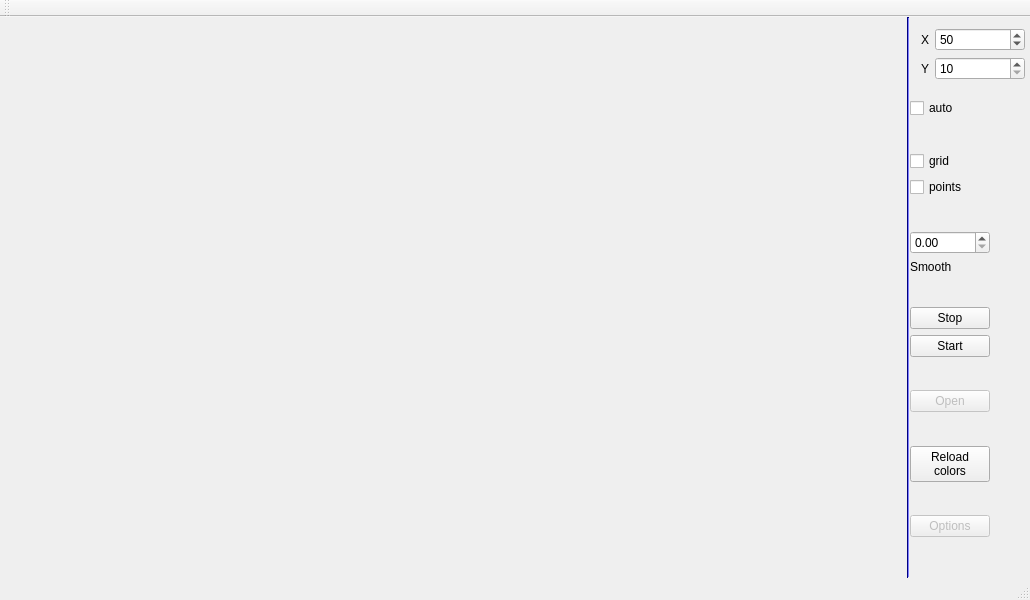
<?xml version="1.0" encoding="UTF-8"?>
<ui version="4.0">
 <class>MainWindow</class>
 <widget class="QMainWindow" name="MainWindow">
  <property name="windowModality">
   <enum>Qt::WindowModal</enum>
  </property>
  <property name="enabled">
   <bool>true</bool>
  </property>
  <property name="geometry">
   <rect>
    <x>0</x>
    <y>0</y>
    <width>1030</width>
    <height>600</height>
   </rect>
  </property>
  <property name="sizePolicy">
   <sizepolicy hsizetype="Ignored" vsizetype="Ignored">
    <horstretch>0</horstretch>
    <verstretch>0</verstretch>
   </sizepolicy>
  </property>
  <property name="minimumSize">
   <size>
    <width>1030</width>
    <height>600</height>
   </size>
  </property>
  <property name="maximumSize">
   <size>
    <width>1030</width>
    <height>600</height>
   </size>
  </property>
  <property name="windowTitle">
   <string>Monero Graphs</string>
  </property>
  <property name="autoFillBackground">
   <bool>true</bool>
  </property>
  <widget class="QWidget" name="centralWidget">
   <widget class="QwtPlot" name="qwtPlot">
    <property name="geometry">
     <rect>
      <x>0</x>
      <y>0</y>
      <width>911</width>
      <height>541</height>
     </rect>
    </property>
    <property name="minimumSize">
     <size>
      <width>851</width>
      <height>201</height>
     </size>
    </property>
    <property name="sizeIncrement">
     <size>
      <width>100</width>
      <height>100</height>
     </size>
    </property>
    <property name="baseSize">
     <size>
      <width>200</width>
      <height>200</height>
     </size>
    </property>
    <property name="layoutDirection">
     <enum>Qt::LeftToRight</enum>
    </property>
    <property name="autoFillBackground">
     <bool>true</bool>
    </property>
    <property name="propertiesDocument" stdset="0">
     <string/>
    </property>
   </widget>
   <widget class="QwtSlider" name="Slider">
    <property name="geometry">
     <rect>
      <x>0</x>
      <y>540</y>
      <width>901</width>
      <height>16</height>
     </rect>
    </property>
   </widget>
   <widget class="QWidget" name="formLayoutWidget_2">
    <property name="geometry">
     <rect>
      <x>910</x>
      <y>0</y>
      <width>126</width>
      <height>76</height>
     </rect>
    </property>
    <layout class="QFormLayout" name="formLayout_2">
     <property name="fieldGrowthPolicy">
      <enum>QFormLayout::AllNonFixedFieldsGrow</enum>
     </property>
     <item row="1" column="0">
      <widget class="QLabel" name="label_2">
       <property name="text">
        <string>X</string>
       </property>
      </widget>
     </item>
     <item row="1" column="1">
      <widget class="QSpinBox" name="spinBox_2">
       <property name="enabled">
        <bool>true</bool>
       </property>
       <property name="minimum">
        <number>10</number>
       </property>
       <property name="maximum">
        <number>99999</number>
       </property>
       <property name="singleStep">
        <number>10</number>
       </property>
       <property name="value">
        <number>50</number>
       </property>
      </widget>
     </item>
     <item row="2" column="0">
      <widget class="QLabel" name="label">
       <property name="text">
        <string>Y</string>
       </property>
      </widget>
     </item>
     <item row="2" column="1">
      <widget class="QSpinBox" name="spinBox">
       <property name="minimum">
        <number>10</number>
       </property>
       <property name="maximum">
        <number>999999999</number>
       </property>
       <property name="singleStep">
        <number>10</number>
       </property>
      </widget>
     </item>
    </layout>
   </widget>
   <widget class="QWidget" name="verticalLayoutWidget">
    <property name="geometry">
     <rect>
      <x>910</x>
      <y>70</y>
      <width>91</width>
      <height>461</height>
     </rect>
    </property>
    <layout class="QVBoxLayout" name="verticalLayout">
     <property name="leftMargin">
      <number>0</number>
     </property>
     <item>
      <widget class="QCheckBox" name="lockY">
       <property name="text">
        <string>auto</string>
       </property>
      </widget>
     </item>
     <item>
      <spacer name="verticalSpacer_2">
       <property name="orientation">
        <enum>Qt::Vertical</enum>
       </property>
       <property name="sizeHint" stdset="0">
        <size>
         <width>20</width>
         <height>40</height>
        </size>
       </property>
      </spacer>
     </item>
     <item>
      <widget class="QCheckBox" name="gridCheckBox">
       <property name="text">
        <string>grid</string>
       </property>
      </widget>
     </item>
     <item>
      <widget class="QCheckBox" name="pointsCheckBox">
       <property name="text">
        <string>points</string>
       </property>
      </widget>
     </item>
     <item>
      <spacer name="verticalSpacer">
       <property name="orientation">
        <enum>Qt::Vertical</enum>
       </property>
       <property name="sizeHint" stdset="0">
        <size>
         <width>20</width>
         <height>40</height>
        </size>
       </property>
      </spacer>
     </item>
     <item>
      <widget class="QDoubleSpinBox" name="smoothSpinBox">
       <property name="maximum">
        <double>1.000000000000000</double>
       </property>
       <property name="singleStep">
        <double>0.050000000000000</double>
       </property>
      </widget>
     </item>
     <item>
      <widget class="QLabel" name="smoothLabel">
       <property name="text">
        <string>Smooth</string>
       </property>
      </widget>
     </item>
     <item>
      <spacer name="verticalSpacer_3">
       <property name="orientation">
        <enum>Qt::Vertical</enum>
       </property>
       <property name="sizeHint" stdset="0">
        <size>
         <width>20</width>
         <height>40</height>
        </size>
       </property>
      </spacer>
     </item>
     <item>
      <widget class="QPushButton" name="stopButton">
       <property name="text">
        <string>Stop</string>
       </property>
      </widget>
     </item>
     <item>
      <widget class="QPushButton" name="startButton">
       <property name="enabled">
        <bool>true</bool>
       </property>
       <property name="text">
        <string>Start</string>
       </property>
      </widget>
     </item>
     <item>
      <spacer name="verticalSpacer_7">
       <property name="orientation">
        <enum>Qt::Vertical</enum>
       </property>
       <property name="sizeHint" stdset="0">
        <size>
         <width>20</width>
         <height>40</height>
        </size>
       </property>
      </spacer>
     </item>
     <item>
      <widget class="QPushButton" name="openButton">
       <property name="enabled">
        <bool>false</bool>
       </property>
       <property name="text">
        <string>Open</string>
       </property>
      </widget>
     </item>
     <item>
      <spacer name="verticalSpacer_8">
       <property name="orientation">
        <enum>Qt::Vertical</enum>
       </property>
       <property name="sizeHint" stdset="0">
        <size>
         <width>20</width>
         <height>40</height>
        </size>
       </property>
      </spacer>
     </item>
     <item>
      <widget class="QPushButton" name="rcolorsButton">
       <property name="text">
        <string>Reload 
colors</string>
       </property>
      </widget>
     </item>
     <item>
      <spacer name="verticalSpacer_9">
       <property name="orientation">
        <enum>Qt::Vertical</enum>
       </property>
       <property name="sizeHint" stdset="0">
        <size>
         <width>20</width>
         <height>40</height>
        </size>
       </property>
      </spacer>
     </item>
     <item>
      <widget class="QPushButton" name="optionsButton">
       <property name="enabled">
        <bool>false</bool>
       </property>
       <property name="text">
        <string>Options</string>
       </property>
      </widget>
     </item>
    </layout>
   </widget>
   <widget class="Line" name="line">
    <property name="geometry">
     <rect>
      <x>900</x>
      <y>0</y>
      <width>16</width>
      <height>561</height>
     </rect>
    </property>
    <property name="palette">
     <palette>
      <active>
       <colorrole role="WindowText">
        <brush brushstyle="SolidPattern">
         <color alpha="255">
          <red>0</red>
          <green>0</green>
          <blue>0</blue>
         </color>
        </brush>
       </colorrole>
       <colorrole role="Button">
        <brush brushstyle="SolidPattern">
         <color alpha="255">
          <red>0</red>
          <green>0</green>
          <blue>255</blue>
         </color>
        </brush>
       </colorrole>
       <colorrole role="Light">
        <brush brushstyle="SolidPattern">
         <color alpha="255">
          <red>127</red>
          <green>127</green>
          <blue>255</blue>
         </color>
        </brush>
       </colorrole>
       <colorrole role="Midlight">
        <brush brushstyle="SolidPattern">
         <color alpha="255">
          <red>63</red>
          <green>63</green>
          <blue>255</blue>
         </color>
        </brush>
       </colorrole>
       <colorrole role="Dark">
        <brush brushstyle="SolidPattern">
         <color alpha="255">
          <red>0</red>
          <green>0</green>
          <blue>127</blue>
         </color>
        </brush>
       </colorrole>
       <colorrole role="Mid">
        <brush brushstyle="SolidPattern">
         <color alpha="255">
          <red>0</red>
          <green>0</green>
          <blue>170</blue>
         </color>
        </brush>
       </colorrole>
       <colorrole role="Text">
        <brush brushstyle="SolidPattern">
         <color alpha="255">
          <red>0</red>
          <green>0</green>
          <blue>0</blue>
         </color>
        </brush>
       </colorrole>
       <colorrole role="BrightText">
        <brush brushstyle="SolidPattern">
         <color alpha="255">
          <red>255</red>
          <green>255</green>
          <blue>255</blue>
         </color>
        </brush>
       </colorrole>
       <colorrole role="ButtonText">
        <brush brushstyle="SolidPattern">
         <color alpha="255">
          <red>0</red>
          <green>0</green>
          <blue>0</blue>
         </color>
        </brush>
       </colorrole>
       <colorrole role="Base">
        <brush brushstyle="SolidPattern">
         <color alpha="255">
          <red>255</red>
          <green>255</green>
          <blue>255</blue>
         </color>
        </brush>
       </colorrole>
       <colorrole role="Window">
        <brush brushstyle="SolidPattern">
         <color alpha="255">
          <red>0</red>
          <green>0</green>
          <blue>255</blue>
         </color>
        </brush>
       </colorrole>
       <colorrole role="Shadow">
        <brush brushstyle="SolidPattern">
         <color alpha="255">
          <red>0</red>
          <green>0</green>
          <blue>0</blue>
         </color>
        </brush>
       </colorrole>
       <colorrole role="AlternateBase">
        <brush brushstyle="SolidPattern">
         <color alpha="255">
          <red>127</red>
          <green>127</green>
          <blue>255</blue>
         </color>
        </brush>
       </colorrole>
       <colorrole role="ToolTipBase">
        <brush brushstyle="SolidPattern">
         <color alpha="255">
          <red>255</red>
          <green>255</green>
          <blue>220</blue>
         </color>
        </brush>
       </colorrole>
       <colorrole role="ToolTipText">
        <brush brushstyle="SolidPattern">
         <color alpha="255">
          <red>0</red>
          <green>0</green>
          <blue>0</blue>
         </color>
        </brush>
       </colorrole>
      </active>
      <inactive>
       <colorrole role="WindowText">
        <brush brushstyle="SolidPattern">
         <color alpha="255">
          <red>0</red>
          <green>0</green>
          <blue>0</blue>
         </color>
        </brush>
       </colorrole>
       <colorrole role="Button">
        <brush brushstyle="SolidPattern">
         <color alpha="255">
          <red>0</red>
          <green>0</green>
          <blue>255</blue>
         </color>
        </brush>
       </colorrole>
       <colorrole role="Light">
        <brush brushstyle="SolidPattern">
         <color alpha="255">
          <red>127</red>
          <green>127</green>
          <blue>255</blue>
         </color>
        </brush>
       </colorrole>
       <colorrole role="Midlight">
        <brush brushstyle="SolidPattern">
         <color alpha="255">
          <red>63</red>
          <green>63</green>
          <blue>255</blue>
         </color>
        </brush>
       </colorrole>
       <colorrole role="Dark">
        <brush brushstyle="SolidPattern">
         <color alpha="255">
          <red>0</red>
          <green>0</green>
          <blue>127</blue>
         </color>
        </brush>
       </colorrole>
       <colorrole role="Mid">
        <brush brushstyle="SolidPattern">
         <color alpha="255">
          <red>0</red>
          <green>0</green>
          <blue>170</blue>
         </color>
        </brush>
       </colorrole>
       <colorrole role="Text">
        <brush brushstyle="SolidPattern">
         <color alpha="255">
          <red>0</red>
          <green>0</green>
          <blue>0</blue>
         </color>
        </brush>
       </colorrole>
       <colorrole role="BrightText">
        <brush brushstyle="SolidPattern">
         <color alpha="255">
          <red>255</red>
          <green>255</green>
          <blue>255</blue>
         </color>
        </brush>
       </colorrole>
       <colorrole role="ButtonText">
        <brush brushstyle="SolidPattern">
         <color alpha="255">
          <red>0</red>
          <green>0</green>
          <blue>0</blue>
         </color>
        </brush>
       </colorrole>
       <colorrole role="Base">
        <brush brushstyle="SolidPattern">
         <color alpha="255">
          <red>255</red>
          <green>255</green>
          <blue>255</blue>
         </color>
        </brush>
       </colorrole>
       <colorrole role="Window">
        <brush brushstyle="SolidPattern">
         <color alpha="255">
          <red>0</red>
          <green>0</green>
          <blue>255</blue>
         </color>
        </brush>
       </colorrole>
       <colorrole role="Shadow">
        <brush brushstyle="SolidPattern">
         <color alpha="255">
          <red>0</red>
          <green>0</green>
          <blue>0</blue>
         </color>
        </brush>
       </colorrole>
       <colorrole role="AlternateBase">
        <brush brushstyle="SolidPattern">
         <color alpha="255">
          <red>127</red>
          <green>127</green>
          <blue>255</blue>
         </color>
        </brush>
       </colorrole>
       <colorrole role="ToolTipBase">
        <brush brushstyle="SolidPattern">
         <color alpha="255">
          <red>255</red>
          <green>255</green>
          <blue>220</blue>
         </color>
        </brush>
       </colorrole>
       <colorrole role="ToolTipText">
        <brush brushstyle="SolidPattern">
         <color alpha="255">
          <red>0</red>
          <green>0</green>
          <blue>0</blue>
         </color>
        </brush>
       </colorrole>
      </inactive>
      <disabled>
       <colorrole role="WindowText">
        <brush brushstyle="SolidPattern">
         <color alpha="255">
          <red>0</red>
          <green>0</green>
          <blue>127</blue>
         </color>
        </brush>
       </colorrole>
       <colorrole role="Button">
        <brush brushstyle="SolidPattern">
         <color alpha="255">
          <red>0</red>
          <green>0</green>
          <blue>255</blue>
         </color>
        </brush>
       </colorrole>
       <colorrole role="Light">
        <brush brushstyle="SolidPattern">
         <color alpha="255">
          <red>127</red>
          <green>127</green>
          <blue>255</blue>
         </color>
        </brush>
       </colorrole>
       <colorrole role="Midlight">
        <brush brushstyle="SolidPattern">
         <color alpha="255">
          <red>63</red>
          <green>63</green>
          <blue>255</blue>
         </color>
        </brush>
       </colorrole>
       <colorrole role="Dark">
        <brush brushstyle="SolidPattern">
         <color alpha="255">
          <red>0</red>
          <green>0</green>
          <blue>127</blue>
         </color>
        </brush>
       </colorrole>
       <colorrole role="Mid">
        <brush brushstyle="SolidPattern">
         <color alpha="255">
          <red>0</red>
          <green>0</green>
          <blue>170</blue>
         </color>
        </brush>
       </colorrole>
       <colorrole role="Text">
        <brush brushstyle="SolidPattern">
         <color alpha="255">
          <red>0</red>
          <green>0</green>
          <blue>127</blue>
         </color>
        </brush>
       </colorrole>
       <colorrole role="BrightText">
        <brush brushstyle="SolidPattern">
         <color alpha="255">
          <red>255</red>
          <green>255</green>
          <blue>255</blue>
         </color>
        </brush>
       </colorrole>
       <colorrole role="ButtonText">
        <brush brushstyle="SolidPattern">
         <color alpha="255">
          <red>0</red>
          <green>0</green>
          <blue>127</blue>
         </color>
        </brush>
       </colorrole>
       <colorrole role="Base">
        <brush brushstyle="SolidPattern">
         <color alpha="255">
          <red>0</red>
          <green>0</green>
          <blue>255</blue>
         </color>
        </brush>
       </colorrole>
       <colorrole role="Window">
        <brush brushstyle="SolidPattern">
         <color alpha="255">
          <red>0</red>
          <green>0</green>
          <blue>255</blue>
         </color>
        </brush>
       </colorrole>
       <colorrole role="Shadow">
        <brush brushstyle="SolidPattern">
         <color alpha="255">
          <red>0</red>
          <green>0</green>
          <blue>0</blue>
         </color>
        </brush>
       </colorrole>
       <colorrole role="AlternateBase">
        <brush brushstyle="SolidPattern">
         <color alpha="255">
          <red>0</red>
          <green>0</green>
          <blue>255</blue>
         </color>
        </brush>
       </colorrole>
       <colorrole role="ToolTipBase">
        <brush brushstyle="SolidPattern">
         <color alpha="255">
          <red>255</red>
          <green>255</green>
          <blue>220</blue>
         </color>
        </brush>
       </colorrole>
       <colorrole role="ToolTipText">
        <brush brushstyle="SolidPattern">
         <color alpha="255">
          <red>0</red>
          <green>0</green>
          <blue>0</blue>
         </color>
        </brush>
       </colorrole>
      </disabled>
     </palette>
    </property>
    <property name="orientation">
     <enum>Qt::Vertical</enum>
    </property>
   </widget>
  </widget>
  <widget class="QMenuBar" name="menuBar">
   <property name="geometry">
    <rect>
     <x>0</x>
     <y>0</y>
     <width>1030</width>
     <height>27</height>
    </rect>
   </property>
  </widget>
  <widget class="QToolBar" name="mainToolBar">
   <attribute name="toolBarArea">
    <enum>TopToolBarArea</enum>
   </attribute>
   <attribute name="toolBarBreak">
    <bool>false</bool>
   </attribute>
  </widget>
  <widget class="QStatusBar" name="statusBar"/>
 </widget>
 <layoutdefault spacing="6" margin="11"/>
 <customwidgets>
  <customwidget>
   <class>QwtPlot</class>
   <extends>QFrame</extends>
   <header>qwt_plot.h</header>
  </customwidget>
  <customwidget>
   <class>QwtSlider</class>
   <extends>QWidget</extends>
   <header>qwt_slider.h</header>
  </customwidget>
 </customwidgets>
 <resources/>
 <connections/>
</ui>
